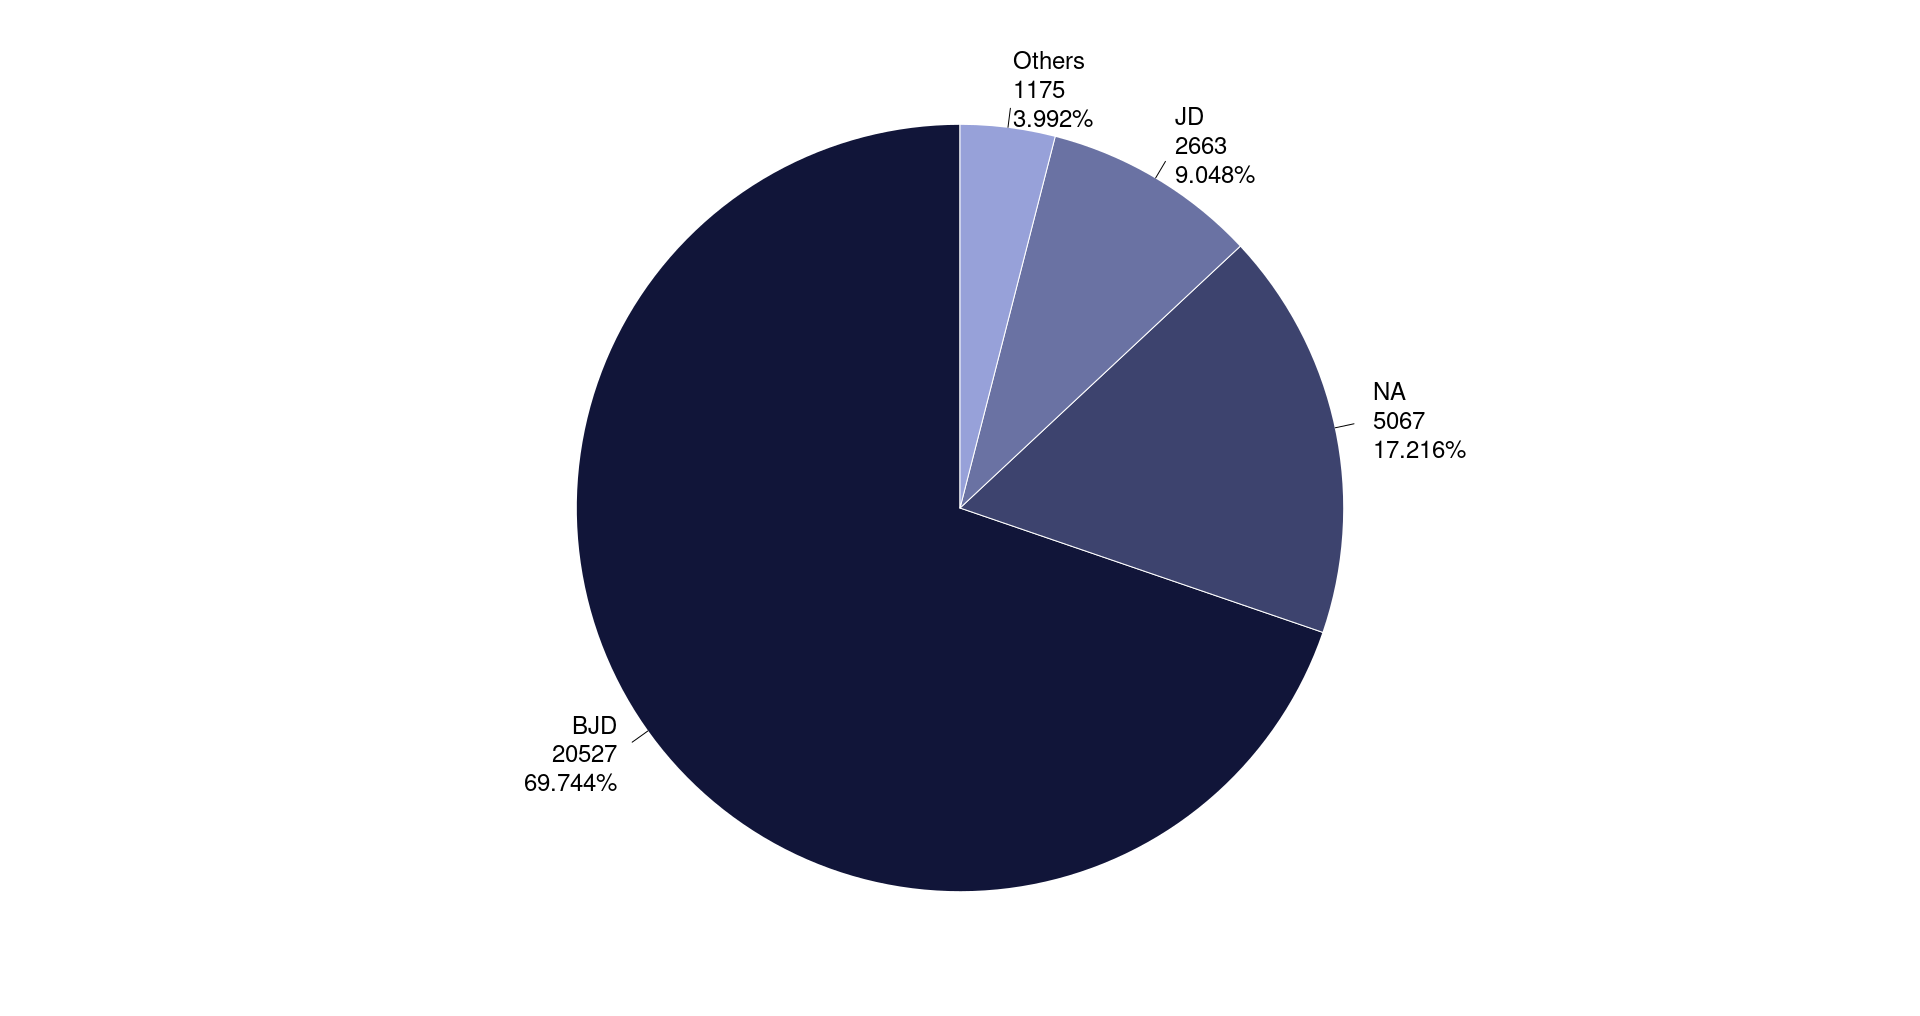

Here is the R script that generated this plot:

# Paths:
path_data = "data/"
path_lib = "renv/library/R-4.1/x86_64-pc-linux-gnu/"

# Packages:
require(dplyr, lib = path_lib)
require(readr, lib = path_lib)
require(RColorBrewer, lib = path_lib)

# Dataset:
df = readr::read_csv(paste0(path_data, "nasa_exoplanets.csv")) %>%
    as.data.frame()
df_varnames = readr::read_csv(paste0(path_data, "nasa_exoplanets_var_names.csv")) %>%
    as.data.frame()

# Variables:
cat_var = "pl_tsystemref"
cat_var_name = (df_varnames %>%
                    dplyr::filter(var == cat_var))$var_name

# Adapt the data:
df_plot = df %>%
    dplyr::group_by(eval(parse(text = cat_var))) %>%
    dplyr::summarise(freq = n()) %>%
    as.data.frame() %>%
    dplyr::arrange(desc(freq))
names(df_plot)[1] = "level"

# Deal with NA:
df_plot$level[which(is.na(df_plot$level))] = "NA"

# Levels order:
df_plot$level = factor(x = df_plot$level,
                       levels = unique(df_plot$level))

# Relative frequency:
df_plot$freq_rel = round(df_plot$freq/sum(df_plot$freq)*100,
                         digits = 3)
df_plot$freq_rel_char = paste0(df_plot$freq_rel, "%")
df_plot$freq_rel_cum = cumsum(df_plot$freq_rel)

# Deal with small categories:
max_cats_size = 97
df_plot1 = df_plot %>%
               dplyr::filter(freq_rel_cum < max_cats_size) %>%
               dplyr::select(level,
                             freq)
df_plot2 = data.frame(
    "level" = c("Others"),
    "freq" = c((df_plot %>%
                   dplyr::filter(freq_rel_cum >= max_cats_size))$freq %>%
                   sum())
)
df_plot = rbind(df_plot1,
                df_plot2)
df_plot$freq_rel = round(df_plot$freq/sum(df_plot$freq)*100,
                         digits = 3)
df_plot$freq_rel_char = paste0(df_plot$freq_rel, "%")

# Plot:
log_scale_fix = 10
my_palette = colorRampPalette(c("#111539", "#97A1D9"))

par(
    mai = c(0, 0, 0, 0),
    cex = 1.5
)
p = pie(
    x = df_plot$freq,
    labels = paste0(df_plot$level, "\n",
                    df_plot$freq, "\n",
                    df_plot$freq_rel_char),
    border = "white",
    col = my_palette(length(unique(df_plot$level))),
    radius = 0.9,
    init.angle = 90
)
